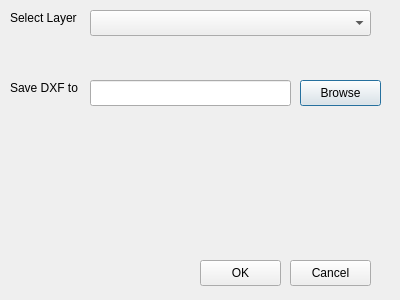
<?xml version="1.0" encoding="UTF-8"?>
<ui version="4.0">
 <class>SaveDxfDialogBase</class>
 <widget class="QDialog" name="SaveDxfDialogBase">
  <property name="geometry">
   <rect>
    <x>0</x>
    <y>0</y>
    <width>400</width>
    <height>300</height>
   </rect>
  </property>
  <property name="windowTitle">
   <string>Save DXF</string>
  </property>
  <widget class="QComboBox" name="layer_combo">
   <property name="geometry">
    <rect>
     <x>90</x>
     <y>10</y>
     <width>281</width>
     <height>26</height>
    </rect>
   </property>
  </widget>
  <widget class="QLabel" name="label">
   <property name="geometry">
    <rect>
     <x>10</x>
     <y>10</y>
     <width>71</width>
     <height>16</height>
    </rect>
   </property>
   <property name="text">
    <string>Select Layer</string>
   </property>
  </widget>
  <widget class="QLineEdit" name="output_path">
   <property name="geometry">
    <rect>
     <x>90</x>
     <y>80</y>
     <width>201</width>
     <height>26</height>
    </rect>
   </property>
  </widget>
  <widget class="QPushButton" name="browse_button">
   <property name="geometry">
    <rect>
     <x>300</x>
     <y>80</y>
     <width>81</width>
     <height>26</height>
    </rect>
   </property>
   <property name="text">
    <string>Browse</string>
   </property>
  </widget>
  <widget class="QLabel" name="label_2">
   <property name="geometry">
    <rect>
     <x>10</x>
     <y>80</y>
     <width>71</width>
     <height>16</height>
    </rect>
   </property>
   <property name="text">
    <string>Save DXF to</string>
   </property>
  </widget>
  <widget class="QPushButton" name="ok_button">
   <property name="geometry">
    <rect>
     <x>200</x>
     <y>260</y>
     <width>81</width>
     <height>26</height>
    </rect>
   </property>
   <property name="text">
    <string>OK</string>
   </property>
  </widget>
  <widget class="QPushButton" name="cancel_button">
   <property name="geometry">
    <rect>
     <x>290</x>
     <y>260</y>
     <width>81</width>
     <height>26</height>
    </rect>
   </property>
   <property name="text">
    <string>Cancel</string>
   </property>
  </widget>
 </widget>
 <resources/>
 <connections/>
</ui>
